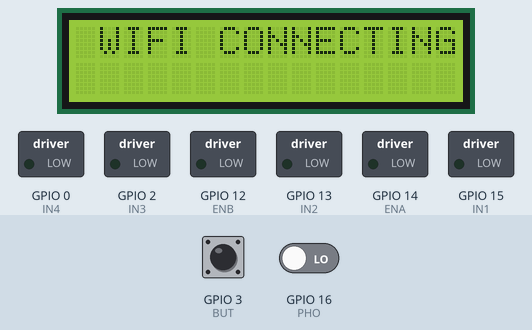
Recording of a sketch running on a simulated ESP8266 (NodeMCU). On the bench: 16×2 character LCD, switched loads named in the sketch (green lamp = pin HIGH). The test bench sets the inputs (shaded band); at power-on: GPIO 16 (PHO) LOW, GPIO 3 (BUT) HIGH. WiFi joins after 1.5 s; servers stay silent unless stated; uploads are accepted with an empty reply; what the sketch prints to the serial monitor is not drawn.

Above: at 2.2 s.
2.3 s: GPIO 16 (PHO) driven HIGH
At 5.2 s:
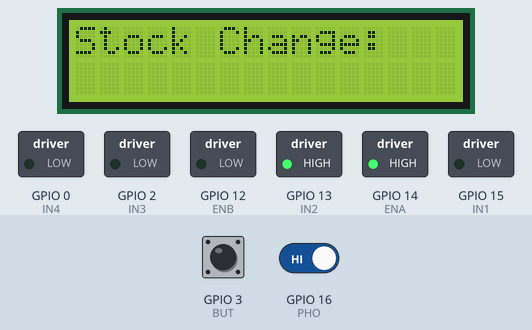
5.3 s: GPIO 16 (PHO) driven LOW
At 7.7 s:
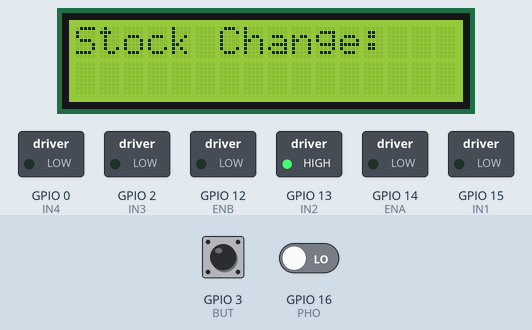
8.0 s: GPIO 16 (PHO) driven HIGH
At 8.6 s:
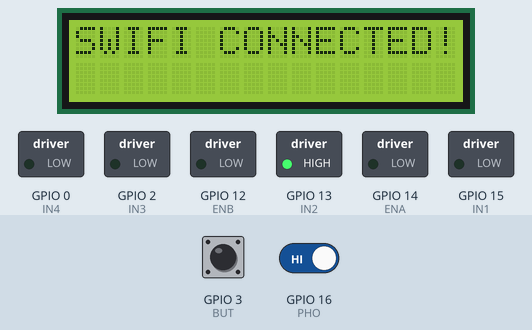
Timing chart, 0 to 17.0 s (numbered marks = the images above; inputs shaded):
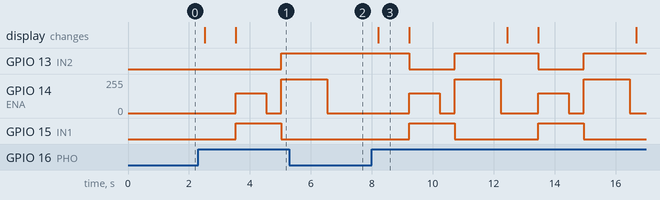

Measured:
- after the input at 2.3 s, GPIO 13 (IN2): LOW → HIGH after 2.7 s; GPIO 14 (ENA): 0/255 → 150/255 after 1.2 s, → 0/255 1.0 s later, → 255/255 0.50 s later; GPIO 15 (IN1): LOW → HIGH after 1.2 s, → LOW 1.5 s later; the display: first changes after 0.22 s (image 1 shows a later state)
- after the input at 5.3 s, GPIO 13 (IN2): stays HIGH (without the input it goes to LOW after 2.5 s); GPIO 15 (IN1): stays LOW (without the input it goes to HIGH after 2.5 s)
- after the input at 8.0 s, GPIO 13 (IN2): alternates HIGH for 2.7 s and LOW for 1.5 s, starting after 1.2 s; GPIO 14 (ENA): 0/255 → 150/255 after 1.2 s, → 0/255 1.0 s later, → 255/255 0.50 s later, → 0/255 1.5 s later, … (8 changes in this stretch)
- what the display in image 3 shows lasts 1.0 s, from 8.2 s to 9.2 s

The sketch:

Geekble_Elon_Musk_Statue.ino
```cpp
/*

API생성 사이트 : ThingSpeak: https://thingspeak.com/

*/

#include <ESP8266WiFi.h>
#include <ESP8266HTTPClient.h>
#include <LiquidCrystal_I2C.h>

#include <Wire.h> // 1.6.5이전 버전

LiquidCrystal_I2C lcd(0x27, 16, 2); // lcd주소 정의

  //const char* ssid = "geekble_2G";          // WIFI이름
  //const char* password = "geekble71762";    // WIFI비밀번호
  const char* ssid = "iPhone";          // WIFI이름
  const char* password = "12345678";     // WIFI비밀번호

  const char* host = "api.thingspeak.com";  // 값을 받아오는 사이트(Host)
  const int httpPortRead = 80;

  const char* url1 = "/apps/thinghttp/send_request?api_key=EOJ8LVY4I65CNAPP"; // 전일대비 ex)+11.19

  String Data_Raw; // 데이터 저장 변수

  WiFiClient client; // 와이파이, http client 생성
  HTTPClient http;

  int ENA = 14; /* GPIO14(D5) -> Motor-A Enable */
  int IN1 = 15;     /* GPIO2(D4) -> IN2   */
  int IN2 = 13;    /* GPIO0(D3) -> IN4   */
  int IN3 = 2;   /* GPIO15(D8) -> IN1  */
  int IN4 = 0;  /* GPIO13(D7) -> IN3  */
  int ENB = 12;  /* GPIO12(D6) -> Motor-B Enable */


  int BUT = 3;
  int PHO = 16;

void setup() {
    Serial.begin(115200);
    WiFi.disconnect(); // 이전 와이파이 접속 해제

    lcd.begin();
    lcd.setCursor(1, 0);
    lcd.print("WIFI CONNECTING");

    delay(1000);
    WiFi.begin(ssid, password);
    Serial.println("Connected to the WiFi network");   //Display feedback on the serial BUTitor
    Serial.println(WiFi.localIP());


    pinMode(ENA, OUTPUT); // GPIO12(D6) -> Motor-B Enable
    pinMode(IN1, OUTPUT); // GPIO2(D4) -> IN2
    pinMode(IN2, OUTPUT); // GPIO0(D3) -> IN4
    pinMode(IN3, OUTPUT); // GPIO15(D8) -> IN1
    pinMode(IN4, OUTPUT); // GPIO13(D7) -> IN3
    pinMode(ENB, OUTPUT); // GPIO14(D5) -> Motor-A Enable


    pinMode(BUT, INPUT_PULLUP); // 스위치
    pinMode(PHO, INPUT); // 포토인터럽트
}

void loop() {

  if(digitalRead(PHO)){

      if( http.begin(host,httpPortRead,url1)) { // host와 url 연결

          int httpCode = http.GET(); // 응답이 있다면 신호를 반환
          if (httpCode > 0) {
            if (httpCode == HTTP_CODE_OK || httpCode == HTTP_CODE_MOVED_PERMANENTLY){


                lcd.setCursor(1, 0);
                lcd.print("WIFI CONNECTED!");

                delay(1000);
                lcd.clear();


                Data_Raw = http.getString();   // Here we store the raw data string

                Serial.print("Data_Raw[0] : "); // 테스트테스트 <<<<<<<<<<<<<<<<<<<<<<<
                Serial.println(Data_Raw[0]); // 테스트테스트 <<<<<<<<<<<<<<<<<<<<<<<

            }
          }
          else //If we can't get data
            Serial.printf("[HTTP] GET... failed, error: %s\n", http.errorToString(httpCode).c_str());

          http.end();
      }
      else Serial.printf("[HTTP} Unable to connect\n"); // HTTP 접속 못했을때

      while (WiFi.status() != WL_CONNECTED) { // WIFI연결 끊기면
        WiFi.disconnect();
        delay(1000);

        WiFi.begin(ssid, password);
        Serial.println("Reconnecting to WiFi..");
        delay(10000);
      }

      if (digitalRead(BUT) == LOW) { // 버튼 눌리면 값 임의로 바꾸기
        if(Data_Raw[0]=='-'){
          Data_Raw[0] = '+';
        }
        else {
          Data_Raw[0] = '-';
        }
      }


      lcd.setCursor(0, 0);
      lcd.print("Stock Change:");
      lcd.setCursor(0, 1);
      lcd.print(Data_Raw);


      digitalWrite(IN1,HIGH); // 모터 ON
      digitalWrite(IN2,LOW);
      analogWrite(ENA,150);

      delay(1000);

      digitalWrite(IN1,HIGH); // 모터 OFF
      digitalWrite(IN2,LOW);
      digitalWrite(ENA,LOW);

      delay(500);


      if(Data_Raw[0]=='-'){ // '주가변동가'가 '-' 일때
        digitalWrite(IN1,HIGH); // 모터 ON
        digitalWrite(IN2,LOW);
        analogWrite(ENA,150);

        delay(2000);

        digitalWrite(IN1,HIGH); // 모터 OFF
        digitalWrite(IN2,LOW);
        digitalWrite(ENA,LOW);

        digitalWrite(IN3,HIGH); // 파쇄 모터 ON
        digitalWrite(IN4,LOW);
        digitalWrite(ENB,HIGH);

        delay(5000);

        digitalWrite(IN3,HIGH); // 파쇄 모터 ON
        digitalWrite(IN4,LOW);
        digitalWrite(ENB,LOW);
      }
      else{ // '주가변동가'가 '+' 일때
        digitalWrite(IN1,LOW); // 모터 ON
        digitalWrite(IN2,HIGH);
        digitalWrite(ENA,HIGH);

        delay(1500);

        digitalWrite(IN1,LOW); // C모터 OFF
        digitalWrite(IN2,HIGH);
        digitalWrite(ENA,LOW);


      }
  }

}
```
